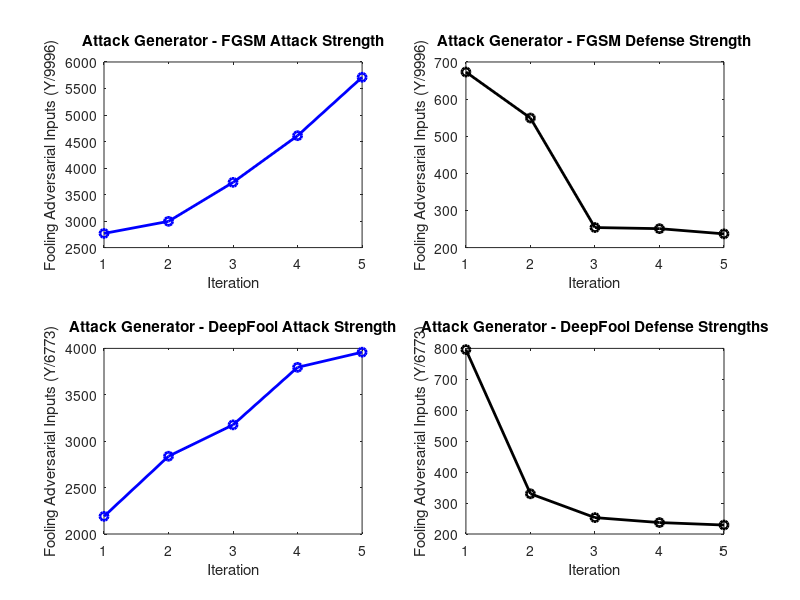

Reproduce this figure in MATLAB.
X1 = [2767,2995,3730,4610,5712];
X2 = [673,549,254,251,237];
Y1 = [1:5];

figure();
subplot(2,2,1);
plot(Y1,X1,'-bo','LineWidth',2);
title('Attack Generator - FGSM Attack Strength');
xlabel('Iteration');
ylabel('Fooling Adversarial Inputs (Y/9996)');

subplot(2,2,2);
plot(Y1,X2,'-ko','LineWidth',2);
title('Attack Generator - FGSM Defense Strength');
xlabel('Iteration');
ylabel('Fooling Adversarial Inputs (Y/9996)');

X3 = [2190,2838,3176,3796,3959];
X4 = [796,330,253,237,229];
Y2 = [1:5];

subplot(2,2,3);
plot(Y2,X3,'-bo','LineWidth',2);
title('Attack Generator - DeepFool Attack Strength');
xlabel('Iteration');
ylabel('Fooling Adversarial Inputs (Y/6773)');

subplot(2,2,4);
plot(Y2,X4,'-ko','LineWidth',2);
title('Attack Generator - DeepFool Defense Strengths');
xlabel('Iteration');
ylabel('Fooling Adversarial Inputs (Y/6773)');